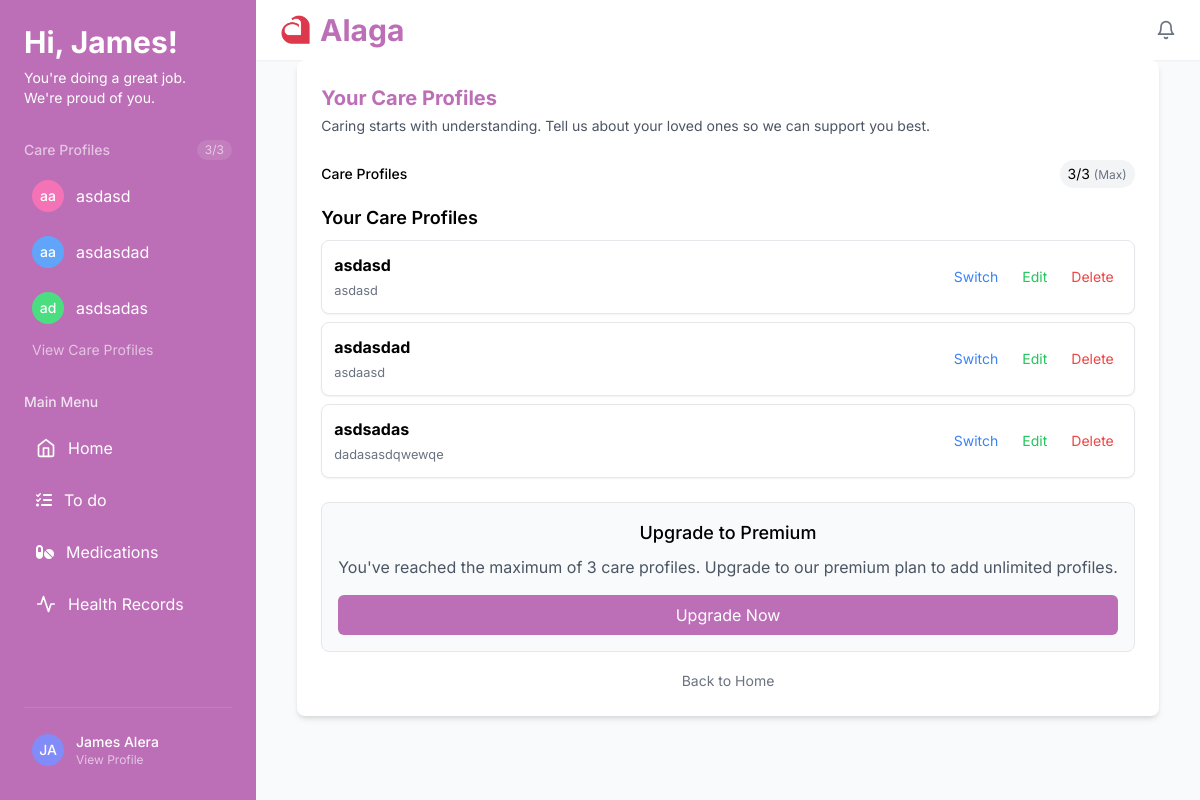
Page /care_profiles (signed in) on the committed database.
### app.py (models this page shows)
class User(db.Model, UserMixin):
    id = db.Column(db.Integer, primary_key=True)
    fullname = db.Column(db.String(20), nullable=False)
    username = db.Column(db.String(20), unique=True, nullable=False)
    password = db.Column(db.String(80), nullable=False)

class CareProfile(db.Model):
    id = db.Column(db.Integer, primary_key=True)
    care_recipient = db.Column(db.String(50), nullable=False)  # who you care for
    relationship = db.Column(db.String(50), nullable=False)    # relationship to them
    user_id = db.Column(db.Integer, db.ForeignKey('user.id'), nullable=False)
    user = db.relationship('User', backref='profiles')

### app.py (the view, shortened to what this page needs)
@app.route('/care_profiles', methods=['GET', 'POST'])
@login_required
def care_profiles():
    profiles = CareProfile.query.filter_by(user_id=current_user.id).all()
    fullname = current_user.fullname
    initials = get_initials(fullname)
    return render_template('care_profiles.html', profiles=profiles, fullname=fullname, initials=initials)

### app.py (called while the page is built)
@login_manager.user_loader
def load_user(user_id):
    return User.query.get(int(user_id))

@app.context_processor
def utility_processor():
    return dict(get_initials=get_initials)

def get_initials(name):
    parts = name.strip().split()
    initials = ''.join([p[0].upper() for p in parts if p])
    return initials

### templates/care_profiles.html (shortened to what this page needs)
<!doctype html>
<html lang="en">
<head>
    <script src="https://cdn.tailwindcss.com"></script>
    <link rel="stylesheet" href="https://cdnjs.cloudflare.com/ajax/libs/font-awesome/6.0.0-beta3/css/all.min.css">
</head>
<body class="min-h-screen bg-gray-50 font-[Inter]">
    <div class="flex h-screen relative">
      <aside id="sidebar" class="sidebar fixed md:static w-64 bg-[#BC6FB7] text-white p-6 flex flex-col h-full z-30">
        <div class="flex flex-col items-start mb-8">
          <h1 class="text-3xl font-bold font-montserrat">Hi, {{ fullname.split()[0] }}! </h1>
          <p class="text-white-600 text-sm mt-2">You're doing a great job. <br> We're proud of you.</p>
        </div>
        <div class="mb-8">
          <div class="flex items-center justify-between mb-3">
            <h2 class="text-white/60 text-sm font-medium">Care Profiles</h2>
            <span class="text-xs text-white/60 bg-white/10 px-2 py-0.5 rounded-full">{{ profiles|length }}/3</span>
          </div>
          <div class="space-y-2">
            {% for profile in profiles %}
              <form action="{{ url_for('switch_profile', profile_id=profile.id) }}" method="post">
                <button type="submit" class="w-full flex items-center space-x-3 {% if session.get('active_profile_id')|int == profile.id %}bg-white/10{% endif %} rounded-lg p-2 hover:bg-white/20 transition">
                  <div class="w-8 h-8 rounded-full
                    {% if loop.index % 3 == 0 %}bg-green-400{% elif loop.index % 3 == 1 %}bg-pink-400{% else %}bg-blue-400{% endif %}
                    flex items-center justify-center font-medium text-sm">
                    {{ profile.care_recipient[:1] }}{{ profile.relationship[:1] }}
                  </div>
                  <span>{{ profile.care_recipient }}</span>
                </button>
              </form>
            {% endfor %}
          </div>
          {% if profiles|length < 3 %}
            <a href="{{ url_for('care_profiles') }}" class="w-full block text-sm text-white/60 hover:text-white mt-2 text-left pl-2"> + Add Profiles </a>
          {% else %}
            <a href="{{ url_for('care_profiles')}}" class="w-full block text-sm text-white/60 hover:text-white mt-2 text-left pl-2"> View Care Profiles </a>
          {% endif %}
        </div>
        <nav class="flex-1">
          <h2 class="text-white/80 text-sm font-medium mb-3">Main Menu</h2>
          <div class="space-y-1">
            <a href="{{ url_for('dashboard') }}" class="flex items-center space-x-3 rounded-lg p-3 hover:bg-white/20 transition">
              <svg xmlns="http://www.w3.org/2000/svg" width="20" height="20" viewBox="0 0 24 24" fill="none" stroke="currentColor" stroke-width="2" stroke-linecap="round" stroke-linejoin="round"><path d="m3 9 9-7 9 7v11a2 2 0 0 1-2 2H5a2 2 0 0 1-2-2z"/><polyline points="9 22 9 12 15 12 15 22"/></svg>
              <span>Home</span>
            </a>
            <a href="{{ url_for('todo') }}" class="flex items-center space-x-3 rounded-lg p-3 hover:bg-white/10 transition">
              <i class="fa-solid fa-list-check"></i>
              <span>To do</span>
            </a>
            <a href="{{ url_for('medications') }}" class="flex items-center space-x-3 rounded-lg p-3 hover:bg-white/10 transition">
              <i class="fa-solid fa-pills"></i>
              <span>Medications</span>
            </a>
            <a href="{{ url_for('health_records') }}" class="flex items-center space-x-3 rounded-lg p-3 hover:bg-white/10 transition">
              <svg xmlns="http://www.w3.org/2000/svg" width="20" height="20" viewBox="0 0 24 24" fill="none" stroke="currentColor" stroke-width="2" stroke-linecap="round" stroke-linejoin="round"><path d="M22 12h-4l-3 9L9 3l-3 9H2"/></svg>
              <span>Health Records</span>
            </a>
          </div>
        </nav>
        <div class="mt-auto pt-4 border-t border-white/10">
          <a href="{{ url_for('view_profile') }}" class="w-full flex items-center space-x-3 rounded-lg p-2 hover:bg-white/10 transition">
            <div class="w-8 h-8 rounded-full bg-indigo-400 flex items-center justify-center font-medium text-sm">{{ initials }}</div>
            <div class="text-left">
              <div class="text-sm font-medium">{{ fullname }}</div>
              <div class="text-xs text-white/60">View Profile</div>
            </div>
          </a>
        </div>
      </aside>
      <div class="flex-1 flex flex-col overflow-hidden">
        <header class="bg-white py-3 px-6 shadow-sm flex items-center justify-between">
          <div class="flex items-center">
            <img src="{{ url_for('static', filename='images/alaga_logo_trans.png') }}" alt="Alaga Logo" class="h-8 w-8 mr-2">
            <h2 class="text-3xl font-bold text-[#BC6FB7]">Alaga</h2>
          </div>
          <div class="flex items-center space-x-4">
            <button class="text-gray-500 hover:text-gray-700">
              <svg xmlns="http://www.w3.org/2000/svg" width="20" height="20" viewBox="0 0 24 24" fill="none" stroke="currentColor" stroke-width="2" stroke-linecap="round" stroke-linejoin="round"><path d="M6 8a6 6 0 0 1 12 0c0 7 3 9 3 9H3s3-2 3-9"/><path d="M10.3 21a1.94 1.94 0 0 0 3.4 0"/></svg>
            </button>
          </div>
        </header>
<div class="max-w-4xl mx-auto">
  <div class="bg-white p-6 rounded-lg shadow-md">
    <div class="mb-6">
      <h2 class="text-xl font-bold text-[#BC6FB7]">Your Care Profiles</h2>
      <p class="text-sm text-gray-600 mt-1">Caring starts with understanding. Tell us about your loved ones so we can support you best.</p>
    </div>
              <div class="mb-4 flex items-center justify-between">
                <span class="text-sm font-medium">Care Profiles</span>
                <span class="text-sm bg-gray-100 px-2 py-1 rounded-full">{{ profiles|length }}/3
                  {% if profiles|length >= 3 %}
                    <span class="text-xs text-gray-500">(Max)</span>
                  {% endif %}
                </span>
              </div>
              {% if profiles %}
                <div class="mb-6">
                  <h3 class="text-lg font-semibold mb-2">Your Care Profiles</h3>
                  <ul class="space-y-2">
                    {% for profile in profiles %}
                    <li class="p-3 border rounded-lg flex items-center justify-between bg-white shadow-sm">
                      <div>
                        <strong>{{ profile.care_recipient }}</strong><br>
                        <small class="text-gray-500">{{ profile.relationship }}</small>
                      </div>
                      <div class="flex space-x-2">
                        <form method="POST" action="{{ url_for('switch_profile', profile_id=profile.id) }}">
                          <button type="submit" class="text-blue-500 hover:text-blue-700 text-sm px-2 py-1 rounded hover:bg-blue-50">Switch</button>
                        </form>
                        <a href="{{ url_for('edit_profile', profile_id=profile.id) }}" class="text-green-500 hover:text-green-700 text-sm px-2 py-1 rounded hover:bg-green-50">Edit</a>
                        <button
                          type="button"
                          onclick="openDeleteModal({{ profile.id }})"
                          class="text-red-500 hover:text-red-700 text-sm px-2 py-1 rounded hover:bg-red-50"
                        >
                          Delete
                        </button>
                      </div>
                    </li>
                    {% endfor %}
                  </ul>
                </div>
              {% endif %}
              {% if profiles|length < 3 %}
                <form method="POST" action="{{ url_for('care_profiles') }}">
                <div class="mb-4">
                <label class="block text-sm font-medium text-gray-700 mb-1">Who are you caring for?</label>
                <input type="text" name="care_recipient" class="w-full px-3 py-2 border border-gray-300 rounded-md focus:outline-none focus:ring-2 focus:ring-[#BC6FB7]" placeholder="Enter name here" required value="{{ request.form.get('care_recipient', '') }}">
                </div>
                <div class="mb-4">
                <label class="block text-sm font-medium text-gray-700 mb-1">And your relationship to them?</label>
                <input type="text" name="relationship" class="w-full px-3 py-2 border border-gray-300 rounded-md focus:outline-none focus:ring-2 focus:ring-[#BC6FB7]" placeholder="Caregiver, parent, grandchild, etc." required value="{{ request.form.get('relationship', '') }}">
                </div>
                  <button type="submit" class="w-full py-2 px-4 bg-[#BC6FB7] text-white rounded-md hover:bg-[#a55ea0] transition">Add Care Profile</button>
                </form>
              {% else %}
                <div class="bg-gray-50 border border-gray-200 rounded-lg p-4 text-center">
                  <h3 class="font-medium text-lg mb-2">Upgrade to Premium</h3>
                  <p class="text-gray-600 mb-4">You've reached the maximum of 3 care profiles. Upgrade to our premium plan to add unlimited profiles.</p>
                  <a href="#" class="block w-full py-2 px-4 bg-[#BC6FB7] text-white rounded-md hover:bg-[#a55ea0] transition">Upgrade Now</a>
                </div>
              {% endif %}
              <div class="text-center mt-4">
                <a href="{{ url_for('dashboard') }}" class="text-gray-500 text-sm hover:underline">Back to Home</a>
              </div>
            </div>
          </div>
      </div>
    </div>
</body>
</html>

### templates/care_profiles.html (style rules this page uses)
.sidebar { transition: transform 0.3s ease-in-out; }

### rows in the picture
User: fullname "James", fullname "James Alera"
CareProfile: care_recipient "a", relationship "a", care_recipient "asdasd", relationship "asdasd"
CareProfile: care_recipient "a", relationship "a", care_recipient "asdasdad", relationship "asdaasd"
CareProfile: care_recipient "a", relationship "d", care_recipient "asdsadas", relationship "dadasasdqwewqe"

### other values in the picture
{{ profiles|length }} "3"
{{ initials }} "JA"
